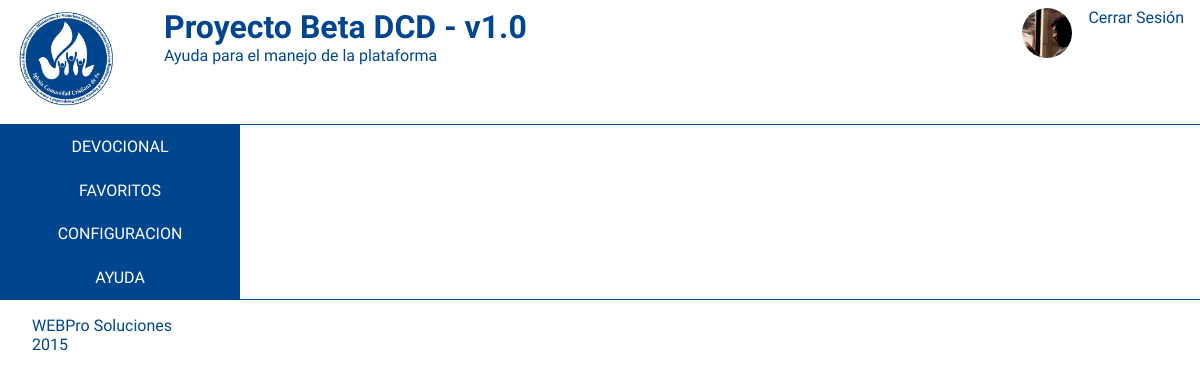
The page /ayuda.php (signed in) on the database as committed earlier.
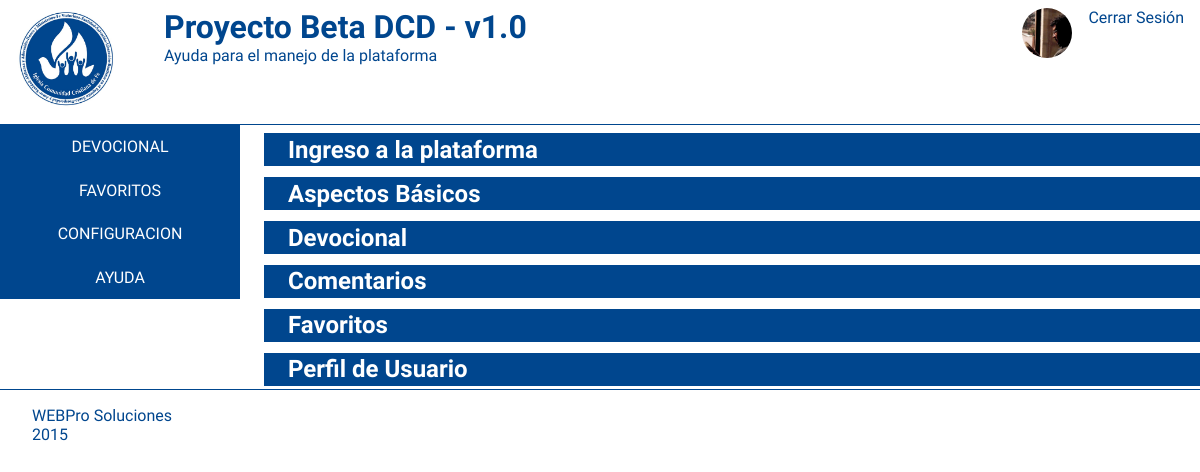
The same page on the database as committed later.
### tables this page shows
CREATE TABLE IF NOT EXISTS `seccionesayuda` (
  `idseccionayuda` int(11) NOT NULL AUTO_INCREMENT,
  `nomseccionayuda` varchar(35) NOT NULL,
  PRIMARY KEY (`idseccionayuda`)
);

### ayuda.php (the view, shortened to what this page needs)
<?php
	if (!isset($_SESSION['IdUsuario']))
	{
?>
		<script language="Javascript">
			window.alert('Acceso no autorizado');
			window.location='../';
		</script>
<?php
	}
	else
	{
		$enlace = Conectarse();
		$nombreusuario = $_SESSION['NombreUsuario'];
		$imagenusuario = $_SESSION['ImagenUsuario'];
?>
<!DOCTYPE html>
<html lang="es">
<head>
	<link rel="stylesheet" href="./css/estilos.css" />
</head>
<body>
	<header>
		<figure>
			<a class="enlaceLogo" href="./inicio.php">
				<img class="imagenLogo" src="./img/logoICCF.jpg" alt="Comunife Cali">
			</a>
		</figure>
		<h1>Proyecto Beta DCD - v1.0</h1>
		<p>Ayuda para el manejo de la plataforma</p>
		<div class="infousuario">
			<figure>
				<a class="iconousuario" href="./perfil.php">
					<img <?php echo "src='./img/usuarios/".$imagenusuario."' title='".utf8_encode($nombreusuario)."'" ?>>
				</a>
			</figure>
			<ul>
				<li>
					<a class="opcioncabecera" href="./php/salir.php">Cerrar Sesión</a>
				</li>
			</ul>
		</div>
	</header>
	<nav>
		<?php include "./inc/menu.php"; ?>
	</nav>
	<?php
		$cadenaSQL = "SELECT idseccionayuda, nomseccionayuda FROM seccionesayuda ORDER BY idseccionayuda";
		if($resultado = mysqli_query($enlace, $cadenaSQL)){
			while($fila = mysqli_fetch_row($resultado)){
				echo "<section class='seccionayuda' id=$fila[0]>";
				echo "<h2 class='nombreseccion' id='seccion".$fila[0]."'>".utf8_encode($fila[1])."</h2>";
				echo "</section>";
			}
		}
	?>
	<footer>
		<p class="piedepagina">WEBPro Soluciones</p>
		<p class="piedepagina">2015</p>
	</footer>
</body>
</html>
<?php
}
?>

### inc/menu.php
<ul>
	<li>
		<a href="./devocional.php" class="opcionMenu">devocional</a>
	</li>
	<li>
		<a href="./favoritos.php" class="opcionMenu">favoritos</a>
	</li>
	<li>
		<a href="./configuracion.php" class="opcionMenu">configuracion</a>
	</li>
	<li>
		<a href="./ayuda.php" class="opcionMenu">ayuda</a>
	</li>
</ul>

### css/estilos.css (style rules this page uses)
* { color:#00468e;font-family:Raleway }
a { text-decoration:none }
figure,h1,h2,p { margin:0;padding:0 }
header { border-bottom:1px solid #00468e;overflow:hidden;padding:.5em 0; }
header figure { float:left;margin:0 2em 0 0;padding:0 1em }
nav { float:left;height:auto;width:20%; }
nav ul li { display:block; }
nav ul li a { background:#00468e;border:1px solid #00468e;color:#fff;display:block;padding:.7em 0;text-align:center;text-transform:uppercase; }
footer { border-top:1px solid #00468e;clear:both;padding:1em 0 0 2em }
section { float:right;padding:1em 0;width:78% }
ul { list-style:none;margin:0;padding:0 }
.imagenLogo { width:100px }
.infousuario { position:absolute;padding:.5em 1em 0 0;right:0;top:0; }
.infousuario figure { margin:0; }
.infousuario figure a img { border-radius:50%;width:50px; }
.infousuario ul { display:inline-block;margin:0; }
.seccionayuda { padding:.5em 0 .2em 0; }
.seccionayuda h2 { background:#00468e;color:#fff;padding:.1em 0 .1em 1em; }

Rows that differ between the two databases and show on the page:
added seccionesayuda: nomseccionayuda "Ingreso a la plataforma"
added seccionesayuda: nomseccionayuda "Aspectos Básicos"
added seccionesayuda: nomseccionayuda "Devocional"
added seccionesayuda: nomseccionayuda "Comentarios"
added seccionesayuda: nomseccionayuda "Favoritos"
added seccionesayuda: nomseccionayuda "Perfil de Usuario"
